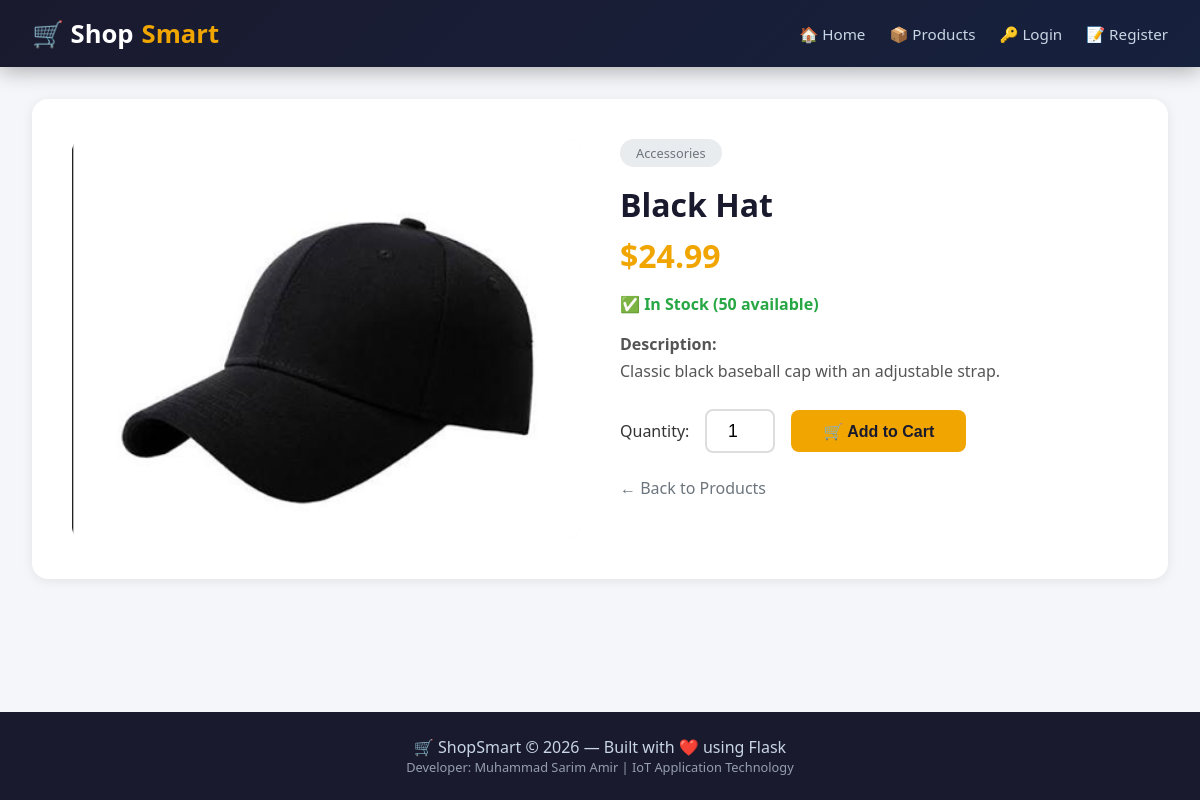
Page /product/1 on the committed database.
### app.py (models this page shows)
class Product(db.Model):
    id = db.Column(db.Integer, primary_key=True)
    name = db.Column(db.String(100), nullable=False)
    description = db.Column(db.Text, nullable=True)
    price = db.Column(db.Float, nullable=False)
    stock_quantity = db.Column(db.Integer, default=0)
    image_filename = db.Column(db.String(200), nullable=True)
    category = db.Column(db.String(50), nullable=True)
    created_at = db.Column(db.DateTime, default=datetime.utcnow)

### app.py (the view)
@app.route('/product/<int:id>')
def product_detail(id):
    product = Product.query.get_or_404(id)
    cart_count = get_cart_count(session.get('user_id')) if session.get('user_id') else 0
    return render_template('product_detail.html', product=product, cart_count=cart_count)

### templates/product_detail.html (shortened to what this page needs)
{% extends 'base.html' %}
{% block content %}
<div class="product-detail">
    <img src="{{ url_for('static', filename='images/' + product.image_filename) if product.image_filename else 'https://via.placeholder.com/500x350/4e73df/ffffff?text=Product' }}"
         alt="{{ product.name }}">
    <div class="info">
        <span class="category">{{ product.category or 'Uncategorized' }}</span>
        <h2>{{ product.name }}</h2>
        <div class="price">${{ "%.2f"|format(product.price) }}</div>
        <div class="stock">
            {% if product.stock_quantity > 0 %}
                <span class="in-stock">✅ In Stock ({{ product.stock_quantity }} available)</span>
            {% else %}
                <span class="out-of-stock">❌ Out of Stock</span>
            {% endif %}
        </div>
        <div class="description">
            <strong>Description:</strong>
            <p>{{ product.description or 'No description available.' }}</p>
        </div>
        {% if product.stock_quantity > 0 %}
            <form method="POST" action="{{ url_for('add_to_cart', product_id=product.id) }}" class="add-form">
                <label for="qty">Quantity:</label>
                <input type="number" name="quantity" id="qty" value="1" min="1" max="{{ product.stock_quantity }}">
                <button type="submit">🛒 Add to Cart</button>
            </form>
        {% else %}
            <p style="color:#dc3545; font-weight:600;">Sorry, this product is currently out of stock.</p>
        {% endif %}
        <a href="{{ url_for('products') }}" class="back-link">← Back to Products</a>
    </div>
</div>
{% endblock %}

### templates/base.html (style rules this page uses)
* { margin: 0; padding: 0; box-sizing: border-box; }
body { font-family: 'Segoe UI', Tahoma, Geneva, Verdana, sans-serif; background: #f4f6f9; color: #333; min-height: 100vh; display: flex; flex-direction: column; }

### templates/product_detail.html (style rules this page uses)
.product-detail { display: grid; grid-template-columns: 1fr 1fr; gap: 2.5rem; background: white; border-radius: 16px; padding: 2.5rem; box-shadow: 0 2px 12px rgba(0,0,0,0.08); }
.product-detail img { width: 100%; height: 400px; object-fit: cover; border-radius: 12px; background: #f4f6f9; }
.product-detail .info h2 { font-size: 2rem; color: #1a1a2e; margin-bottom: 0.5rem; }
.product-detail .info .price { font-size: 2rem; font-weight: 700; color: #f0a500; margin-bottom: 1rem; }
.product-detail .info .category { display: inline-block; background: #e9ecef; padding: 0.3rem 1rem; border-radius: 20px; font-size: 0.8rem; color: #6c757d; margin-bottom: 1rem; }
.product-detail .info .description { color: #555; line-height: 1.7; margin-bottom: 1.5rem; }
.product-detail .info .stock { font-weight: 600; margin-bottom: 1rem; }
.product-detail .info .in-stock { color: #28a745; }
.product-detail .info .add-form { display: flex; align-items: center; gap: 1rem; flex-wrap: wrap; }
.product-detail .info .add-form input { width: 70px; padding: 0.6rem; border: 2px solid #ddd; border-radius: 8px; text-align: center; font-size: 1.1rem; }
.product-detail .info .add-form button { padding: 0.7rem 2rem; background: #f0a500; color: #1a1a2e; border: none; border-radius: 8px; font-weight: 600; font-size: 1rem; cursor: pointer; transition: background 0.3s ease; }
.product-detail .info .back-link { display: inline-block; margin-top: 1.5rem; color: #6c757d; text-decoration: none; }

### rows in the picture
Product: image_filename (picture), category "Accessories", name "Black Hat", price "24.99", stock_quantity "50", description "Classic black baseball cap with an adjustable strap."
